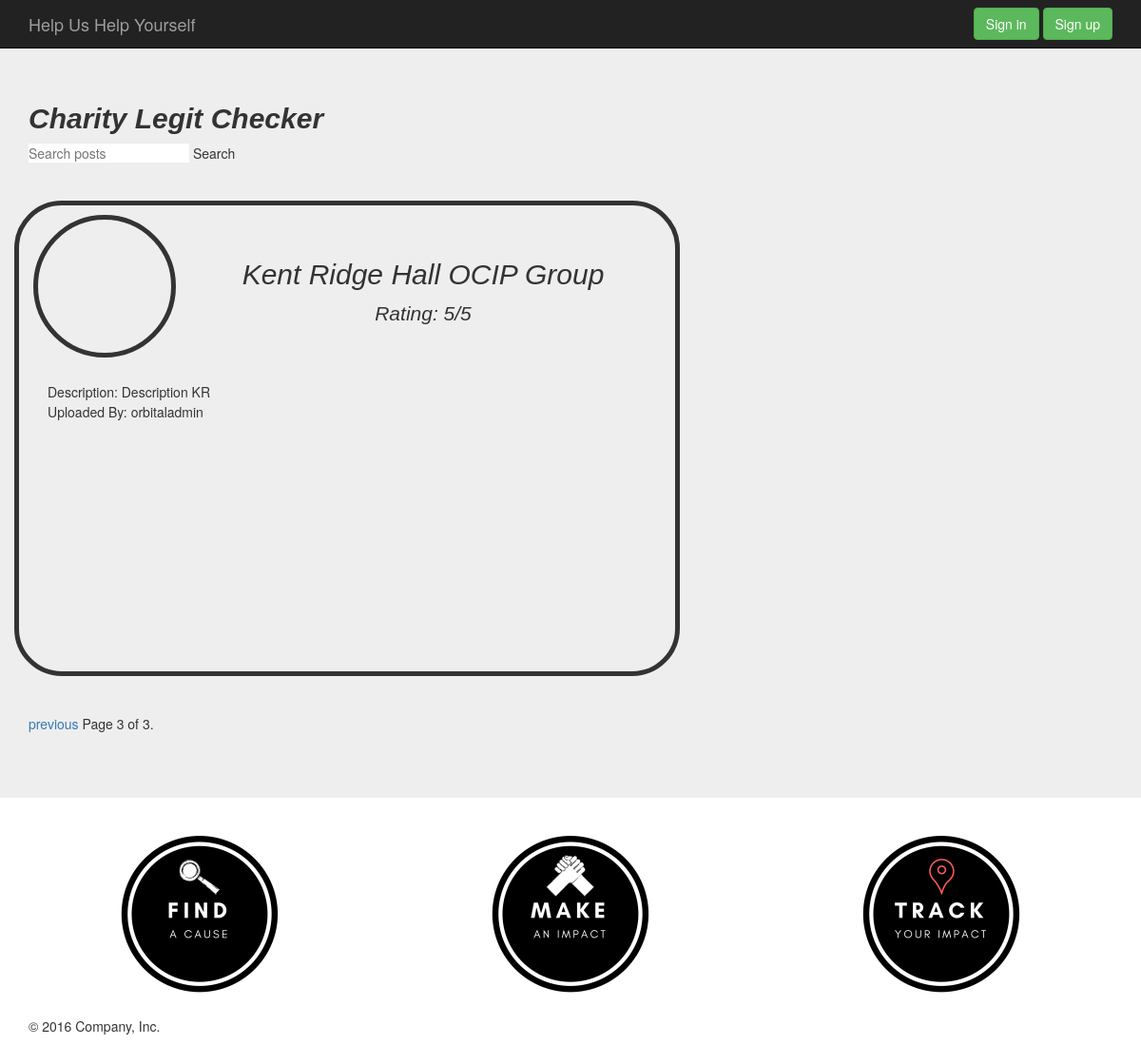
The page /charity/?page=3 on the database its author committed.
### charity/models.py (models this page shows, shortened)
class Post(models.Model):
    author = models.ForeignKey('auth.User')
    title = models.CharField(max_length=200)
    text = models.TextField()
    created_date = models.DateTimeField(
            default=timezone.now)
    published_date = models.DateTimeField(
            blank=True, null=True)
    updated = models.DateTimeField(auto_now=True, auto_now_add=False, null= True, blank =True)
    timestamp = models.DateTimeField(auto_now=False, auto_now_add=True,null= True, blank =True)

### charity/views.py (the view)
def index(request):
    post_list = Post.objects.all()
    paginator = Paginator(post_list, 1) # Show 25 contacts per page
    page = request.GET.get('page')
    try:
        post = paginator.page(page)
    except PageNotAnInteger:
        post = paginator.page(1)
    except EmptyPage:
        post = paginator.page(paginator.num_pages)
    context = {
    'post':post
    }
    query = request.GET.get('q')
    if query:
        post_list = post_list.filter(title__icontains=query)
        context ={'post':post_list
        }
    return render(request, 'index_charity.html', context)

### charity/templates/index_charity.html (shortened to what this page needs)
<!DOCTYPE html>
<html lang="en">
   <head>
      {% load static %}
      <link href= {% static "css/bootstrap.min.css" %} rel="stylesheet">
      <link href= {% static "css/hover.css" %} rel="stylesheet">
      <link href= {% static "css/charity.css" %} rel="stylesheet">
      <link href= {% static "css/ie10-viewport-bug-workaround.css"%} rel="stylesheet">
      <link href= {% static "css/jumbotron.css" %}rel="stylesheet">
   </head>
   <body>
      <nav class="navbar navbar-inverse navbar-fixed-top">
         <div class="container">
            <div class="navbar-header">
               <a class="navbar-brand" href="/">Help Us Help Yourself</a>
            </div>
            <div id="navbar" class="navbar-collapse collapse">
               <form class="navbar-form navbar-right">
                  <a href="/userAcc/login" class="btn btn-success" role="button"> Sign in </a>
                  <a href="/userAcc/signup" class="btn btn-success" role="button"> Sign up </a>
               </form>
            </div>
         </div>
      </nav>
      <br>
      <br>
      <div class="jumbotron">
         <div class="container">
            <header>
               <h2 id="search"> Charity Legit Checker</h2>
               <div>
                  <form method='GET' action=''>
                     <input type='text' name='q' placeholder='Search posts' value ='{{ request.GET.q }}'/>
                     <input type='submit' value='Search'/>
                  </form>
               </div>
            </header>
            <br>
            <br>
            <div class="row" id="1">
               {% for po in post %}
               <div class="col-sm-7" id="blogpost" >
                  <div class="row" id="embed">
                    <div class="col-sm-4" id="img"></div>
                    <div class="col-sm-1" id="space"></div>
                    <div class="col-sm-7" id="Name"><h2 id="charName">{{po.title}}</h2>
                      <p> Rating: 5/5 </p>
                    </div>
                    <div class="col-sm-12" id="charDesc">
                        Description: {{po.text}}
                    </div>
                    <div class="col-sm-12" id="space">
                    </div>
                    <br>
                    <br>
                    <br>
                    <br>
                    <br>
                    <div class="col-sm-12" id="space">
                                     Uploaded By: {{po.author}}
                    </div>
                  </div>
            <br><br>
               {% endfor %}
             </div>
            </div>
            <br>
            <div class="pagination">
               <span class="step-links">
               {% if post.has_previous %}
               <a href="?page={{ post.previous_page_number }}">previous</a>
               {% endif %}
               <span class="current">
               Page {{ post.number }} of {{ post.paginator.num_pages }}.
               </span>
               </span>
            </div>
         </div>
      </div>
      <div class="container">
         {% load static %}
       <div class="row">
         <div class="col-md-4" align="center">
           <div class="img__wrap">
             <img src= {% static "img/find.jpg" %} height="200" width="200"/>
           </div>
         </div>
         <div class="col-md-4" align="center">
           <div class="img__wrap">
             <img src= {% static "img/make.jpg" %} height="200" width="200"/>
           </div>
        </div>
         <div class="col-md-4" align="center">
         <div class="img__wrap">
           <img src= {% static "img/track.jpg" %} height="200" width="200"/>
         </div>
         </div>
       </div>
         <footer>
            <p>&copy; 2016 Company, Inc.</p>
         </footer>
      </div>
   </body>
</html>

### tracklah/static/css/hover.css (style rules this page uses)
* { margin: 0; padding: 0; border: 0; }
.img__wrap { position: relative; height: 200px; width: 200px; }

### charity/static/css/charity.css (style rules this page uses)
div#blogpost { border-style: solid; border-width: 5px; border-radius: 50px; width: 700px; height: 500px; padding-left: 30px; padding-top: 10px; }
div#img { border-style: solid; border-width: 5px; border-radius: 100px; width: 150px; height: 150px; padding-top: 20px; }
div#charDesc { padding-top:25px; }
div#Name { font-weight: bold; font-style: italic; font-family: "Impact", Charcoal, sans-serif; width: 520px; height: 150px; text-align: center; padding-top: 25px; }
h2#search { font-weight: bold; font-style: italic; font-family: "Impact", Charcoal, sans-serif; }

### rows shown on the page
Post: title "Kent Ridge Hall OCIP Group", text "Description KR", author "orbitaladmin"

### other values the page prints
{{ post.number }} "3"
{{ post.paginator.num_pages }} "3"
